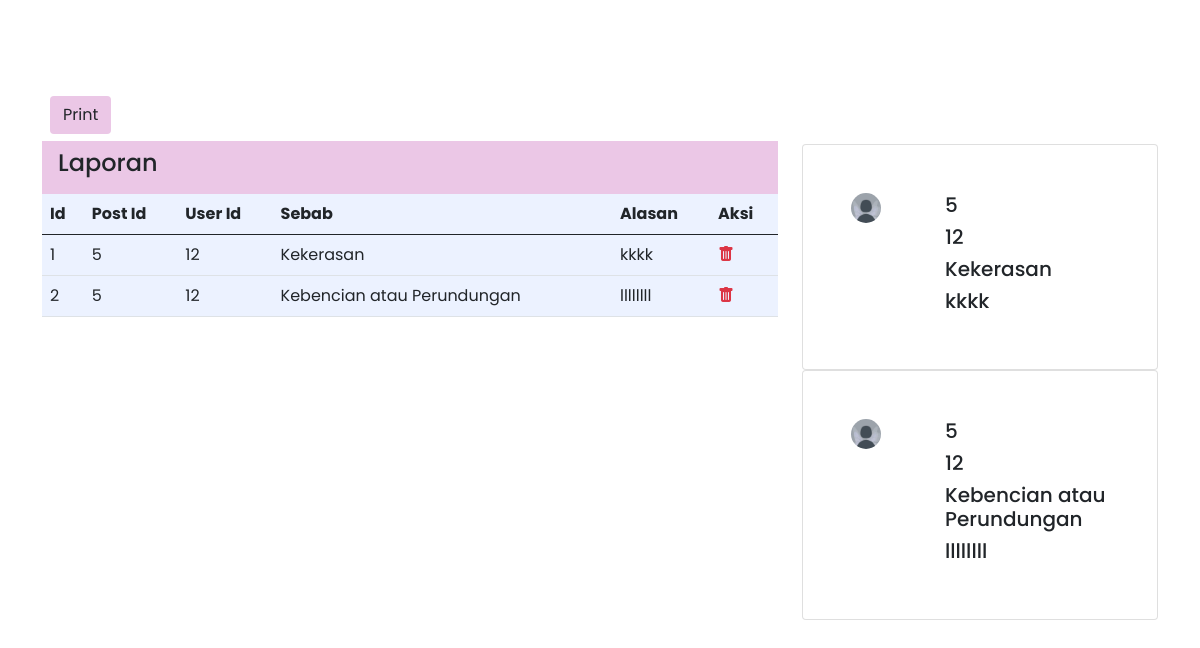
/admin/report.php, run on an earlier commit of the app's database.
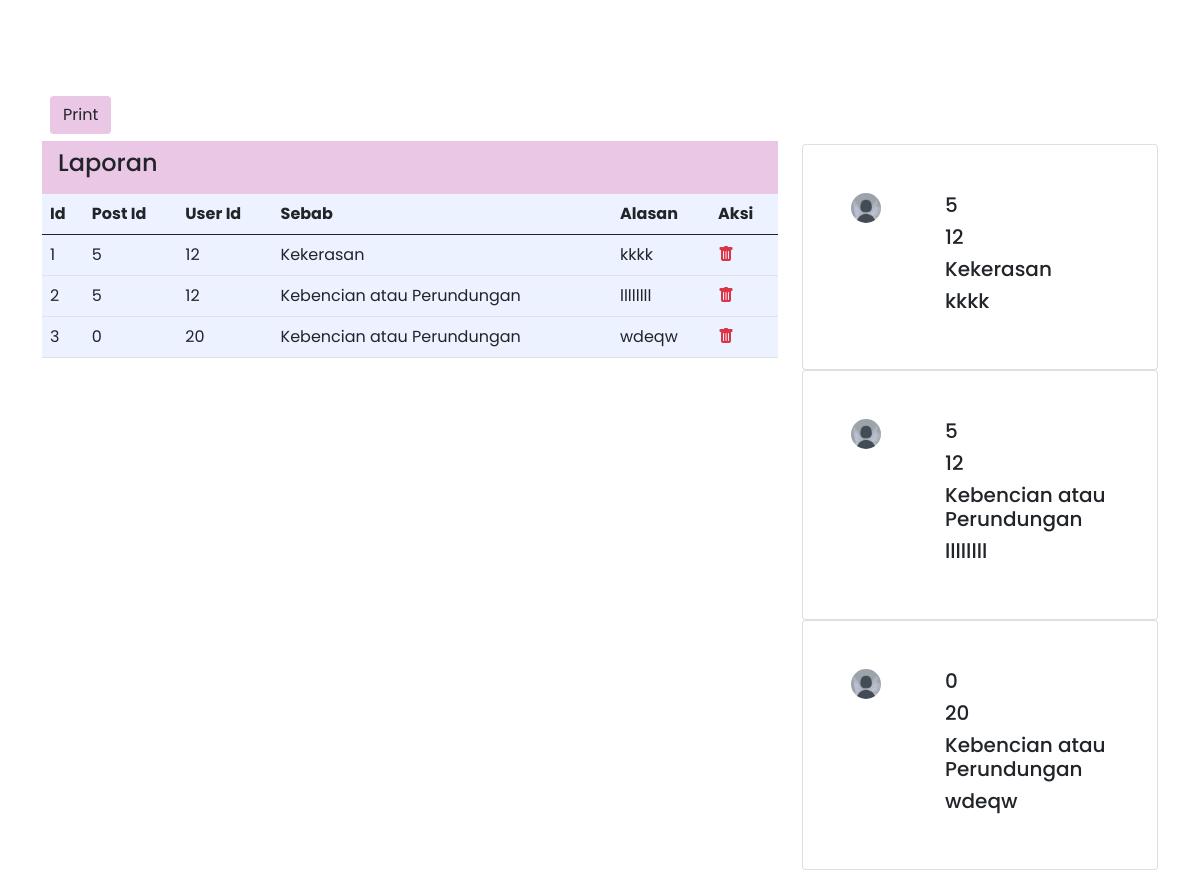
And on a later commit of the database.
### tables this page shows
CREATE TABLE `tb_report` (
  `id` int(11) NOT NULL,
  `post_id` int(11) NOT NULL,
  `user_id` int(11) NOT NULL,
  `sebab` text NOT NULL,
  `Alasan` text NOT NULL
);

### admin/report.php (the view, shortened to what this page needs)
<?php
  include 'header.php';
  include '../db/koneksi.php';
?>
<div class="container">
  <div class="row">
    <div class="col-sm-8">
       <button class="btn mx-2" onclick="printDiv('print')" type="submit" data-toggle="print" data-placement="right" title="print"><i class='bx bx-printer'></i>Print</button>
      <div class="card-header border-0 d-flex justify-content-between" style="background-color: #EBC7E6; width: 100%;">
      <h4 class="d-inline">
        Laporan
      </h4>
      </div>
        <fieldset id="print">
          <table class="table" style="background-color: #ECF2FF;">
            <thead>
              <tr>
                <th scope="col">Id</th>
                <th scope="col">Post Id</th>
                <th scope="col">User Id</th>
                <th scope="col">Sebab</th>
                <th scope="col">Alasan</th>
                <th scope="col">Aksi</th>
              </tr>
            </thead>
            <?php $data = $conn->query("SELECT * FROM tb_report"); ?>
              <?php $no = 1; ?>
              <?php while ($row = $data->fetch_assoc()) : ?>
                <tr>
                  <td><?php echo $no++ ?></td>
                  <td><?php echo $row["user_id"] ?></td>
                  <td><?php echo $row["post_id"] ?></td>
                  <td><?php echo $row["sebab"] ?></td>
                  <td><?php echo $row["Alasan"] ?></td>
                <td>
                  <a href="index.php?id=<?php echo $row['id']?>&halaman=delete_report" class="text-danger">
                    <i class="bi bi-trash-fill"></i>
                  </a>
                </td>
                </tr>
                <?php endwhile ?>
          </table>
      </div>
        <div class="col-sm-4 mt-5">
         <?php
          $sql = "SELECT * FROM tb_report";
          $result = $conn->query($sql);
          while($menu = $result->fetch_assoc()){
        ?>
          <div class="card p-5">
                  <div class="row">
                    <div class="col-4">
                      <img src="../images/wa15.jpg" alt="" srcset="" width="30" style="border-radius: 50%;">
                    </div>
                    <div class="col-8">
                      <h5><?php echo $menu['user_id']; ?></h5>
                      <h5><?php echo $menu['post_id']; ?></h5>
                      <h5><?php echo $menu['sebab']; ?></h5>
                      <h5><?php echo $menu['Alasan']; ?></h5>
                    </div>
                  </div>
            </div>
            <?php } ?>
        </div>
    </div>
</div>

### admin/header.php (shortened to what this page needs)
<!doctype html>
<html lang="en">
<head>
    <link rel="stylesheet" href="https://cdnjs.cloudflare.com/ajax/libs/font-awesome/6.2.0/css/all.min.css" />
    <link href="https://cdn.jsdelivr.net/npm/bootstrap@5.1.0/dist/css/bootstrap.min.css" rel="stylesheet">
    <link rel="stylesheet" href="style.css">
    <link rel="stylesheet" href="https://cdn.jsdelivr.net/npm/bootstrap-icons@1.10.3/font/bootstrap-icons.css">

### admin/style.css (style rules this page uses)
:root { --main-color: #1d2231; --color-dark: #1d2231; --text-grey: #8390a2; }
* { padding: 0; margin: 0; box-sizing: border-box; list-style-type: none; text-decoration: none; font-family: 'poppins', sans-serif; }
.container { margin-top: 10%; }

### admin/report.php (style rules this page uses)
.table { width: 100%; }
.container { margin-top: 8%; }
.btn { background-color: #EBC7E6; margin-bottom: 1%; }

What changed in the data, as far as the page shows it:
added tb_report: user "0", post "20", sebab "Kebencian atau Perundungan", Alasan "wdeqw"
